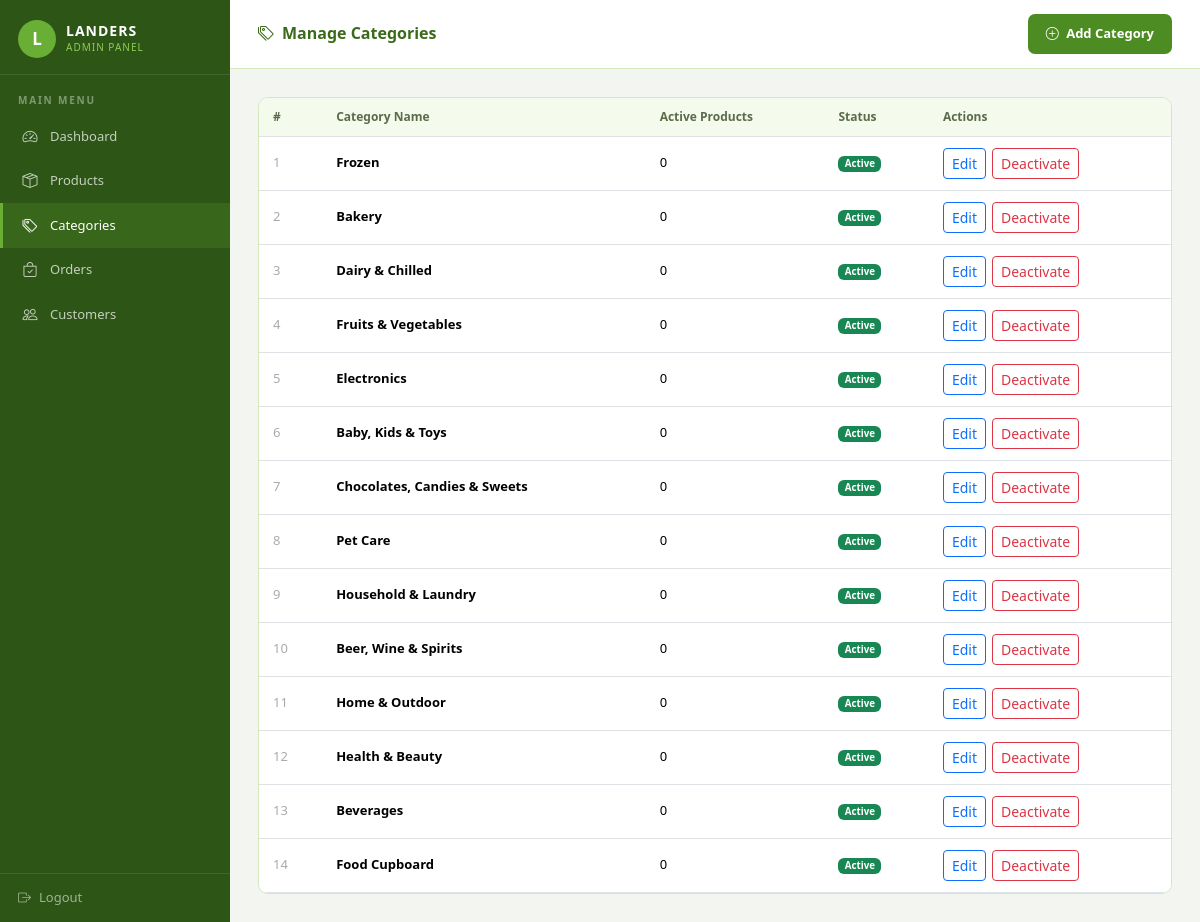
/admin/manage_categories.php (signed in), run on the app's committed database.
### tables this page shows
CREATE TABLE IF NOT EXISTS Categories (
    Cat_Id     INT          NOT NULL AUTO_INCREMENT PRIMARY KEY,
    Cat_Name   VARCHAR(100) NOT NULL,
    Cat_Status ENUM('active','inactive') NOT NULL DEFAULT 'active'
);

### admin/manage_categories.php (the view, shortened to what this page needs)
<?php
require_once '../config/db.php';
$categories = $conn->query("
    SELECT c.*, COUNT(p.Prod_Id) AS prod_count
    FROM Categories c
    LEFT JOIN Products p ON p.Prod_CatId = c.Cat_Id AND p.Prod_Status='active'
    GROUP BY c.Cat_Id ORDER BY c.Cat_Id DESC
");
$currentPage = 'manage_categories.php';
?>
<!DOCTYPE html>
<html lang="en">
<head>
    <link href="https://cdn.jsdelivr.net/npm/bootstrap@5.3.2/dist/css/bootstrap.min.css" rel="stylesheet">
    <link href="https://cdn.jsdelivr.net/npm/bootstrap-icons@1.11.1/font/bootstrap-icons.css" rel="stylesheet">
</head>
<body>
    <aside class="adm-side">
        <div class="adm-logo">
            <div class="circle">L</div>
            <div><span>LANDERS</span><small>ADMIN PANEL</small></div>
        </div>
        <div class="adm-section">Main Menu</div>
        <?php foreach ([
            ['dashboard.php', 'bi-speedometer2', 'Dashboard'],
            ['manage_products.php', 'bi-box-seam', 'Products'],
            ['manage_categories.php', 'bi-tags', 'Categories'],
            ['manage_orders.php', 'bi-bag-check', 'Orders'],
            ['manage_customers.php', 'bi-people', 'Customers'],
        ] as [$h, $i, $l]): ?>
            <a href="/LandersOnline/admin/<?= $h ?>" class="adm-link <?= $currentPage === $h ? 'on' : '' ?>">
                <i class="bi <?= $i ?>"></i> <?= $l ?>
            </a>
        <?php endforeach; ?>
        <div class="adm-footer">
            <a href="/LandersOnline/auth/logout.php"><i class="bi bi-box-arrow-right"></i> Logout</a>
        </div>
    </aside>
    <div class="adm-main">
        <div class="adm-topbar">
            <h5><i class="bi bi-tags me-2"></i>Manage Categories</h5>
            <button class="btn-grn" data-bs-toggle="modal" data-bs-target="#addModal">
                <i class="bi bi-plus-circle me-1"></i> Add Category
            </button>
        </div>
        <div class="adm-content">
            <div class="card-w" style="padding:0;overflow:hidden;">
                <div style="overflow-x:auto;">
                    <table class="table mb-0">
                        <thead>
                            <tr>
                                <th>#</th>
                                <th>Category Name</th>
                                <th>Active Products</th>
                                <th>Status</th>
                                <th>Actions</th>
                            </tr>
                        </thead>
                        <tbody>
                            <?php $i = 1;
                            while ($c = $categories->fetch_assoc()): ?>
                                <tr>
                                    <td style="color:#aaa;"><?= $i++ ?></td>
                                    <td style="font-weight:600;"><?= htmlspecialchars($c['Cat_Name']) ?></td>
                                    <td><?= $c['prod_count'] ?></td>
                                    <td>
                                        <span
                                            class="badge <?= $c['Cat_Status'] === 'active' ? 'bg-success' : 'bg-danger' ?>">
                                            <?= ucfirst($c['Cat_Status']) ?>
                                        </span>
                                    </td>
                                    <td>
                                        <div style="display:flex;gap:6px;">
                                            <button class="btn btn-sm btn-outline-primary" data-bs-toggle="modal"
                                                data-bs-target="#editModal<?= $c['Cat_Id'] ?>">
                                                Edit
                                            </button>
                                            <a href="?toggle=<?= $c['Cat_Id'] ?>"
                                                class="btn btn-sm <?= $c['Cat_Status'] === 'active' ? 'btn-outline-danger' : 'btn-outline-success' ?>"
                                                onclick="return confirm('Change category status?')">
                                                <?= $c['Cat_Status'] === 'active' ? 'Deactivate' : 'Activate' ?>
                                            </a>
                                        </div>
                                    </td>
                                </tr>
                            <?php endwhile; ?>
                        </tbody>
                    </table>
                </div>
            </div>
        </div>
    </div>
</body>
</html>

### admin/manage_categories.php (style rules this page uses)
:root { --gd: #3a6b1a; --gm: #4c8c23; --gl: #6aaf35; --gbg: #f4fbed; --bd: #d4e8bb; --tx: #1a2e0a; --tm: #5a6a4a; }
* { box-sizing: border-box; margin: 0; padding: 0; }
body { font-family: 'Segoe UI', Arial, sans-serif; background: #f3f6f0; display: flex; min-height: 100vh; }
.adm-side { width: 220px; flex-shrink: 0; background: var(--gd); display: flex; flex-direction: column; min-height: 100vh; position: sticky; top: 0; }
.adm-logo { padding: 22px 20px 18px; display: flex; align-items: center; gap: 10px; border-bottom: 1px solid rgba(255, 255, 255, .12); }
.adm-logo .circle { width: 36px; height: 36px; background: var(--gl); border-radius: 50%; display: flex; align-items: center; justify-content: center; font-weight: 900; font-size: 18px; color: #fff; }
.adm-logo span { color: #fff; font-size: 16px; font-weight: 800; letter-spacing: 1px; }
.adm-logo small { color: #a0cc70; font-size: 10px; display: block; letter-spacing: .5px; }
.adm-section { font-size: 10px; font-weight: 700; color: rgba(255, 255, 255, .45); letter-spacing: 1.5px; text-transform: uppercase; padding: 20px 20px 8px; }
.adm-link { display: flex; align-items: center; gap: 10px; padding: 10px 20px; font-size: 13.5px; font-weight: 500; color: rgba(255, 255, 255, .75); text-decoration: none; border-left: 3px solid transparent; transition: all .15s; }
.adm-link:hover, .adm-link.on { background: rgba(255, 255, 255, .08); color: #fff; border-left-color: var(--gl); }
.adm-link i { font-size: 15px; }
.adm-footer { margin-top: auto; padding: 14px 20px; border-top: 1px solid rgba(255, 255, 255, .12); }
.adm-footer a { display: flex; align-items: center; gap: 8px; font-size: 13px; color: rgba(255, 255, 255, .6); text-decoration: none; }
.adm-main { flex: 1; display: flex; flex-direction: column; overflow: auto; }
.adm-topbar { background: #fff; border-bottom: 1px solid var(--bd); padding: 14px 28px; display: flex; align-items: center; justify-content: space-between; position: sticky; top: 0; z-index: 10; }
.adm-topbar h5 { font-weight: 700; color: var(--gd); margin: 0; font-size: 16px; }
.adm-content { padding: 28px; flex: 1; }
.adm-side { width: 230px; flex-shrink: 0; background: #2d5516; display: flex; flex-direction: column; min-height: 100vh; position: sticky; top: 0; }
.adm-logo { padding: 20px 18px 16px; display: flex; align-items: center; gap: 10px; border-bottom: 1px solid rgba(255, 255, 255, .10); }
.adm-logo .circle { width: 38px; height: 38px; background: #6aaf35; border-radius: 50%; display: flex; align-items: center; justify-content: center; font-weight: 900; font-size: 17px; color: #fff; flex-shrink: 0; }
.adm-logo span { color: #fff; font-size: 14px; font-weight: 800; letter-spacing: 1px; display: block; line-height: 1.2; }
.adm-logo small { color: #8fca55; font-size: 10px; display: block; letter-spacing: 1px; text-transform: uppercase; }
.adm-section { font-size: 10px; font-weight: 700; color: rgba(255, 255, 255, .40); letter-spacing: 1.8px; text-transform: uppercase; padding: 18px 18px 6px; }
.adm-link { display: flex; align-items: center; gap: 11px; padding: 11px 18px; font-size: 13px; font-weight: 500; color: rgba(255, 255, 255, .72); text-decoration: none; border-left: 3px solid transparent; transition: all .15s; }
.adm-link:hover, .adm-link.on { background: rgba(106, 175, 53, .18); color: #fff; border-left-color: #6aaf35; }
.adm-link i { font-size: 15px; width: 18px; text-align: center; flex-shrink: 0; }
.adm-footer { margin-top: auto; padding: 14px 18px; border-top: 1px solid rgba(255, 255, 255, .10); }
.adm-footer a { display: flex; align-items: center; gap: 8px; font-size: 13px; color: rgba(255, 255, 255, .55); text-decoration: none; }
.card-w { background: #fff; border: 1px solid var(--bd); border-radius: 10px; padding: 20px; }
.card-w table th { background: var(--gbg); font-size: 12px; font-weight: 700; color: var(--tm); padding: 10px 14px; }
.card-w table td { font-size: 13px; padding: 11px 14px; vertical-align: middle; }
.btn-grn { background: var(--gm); color: #fff; border: none; padding: 10px 18px; border-radius: 7px; font-size: 13px; font-weight: 600; cursor: pointer; }

### data on the page
categories: Cat_Name "Frozen", prod_count "0", Cat_Status "Active", shows "Deactivate"
categories: Cat_Name "Bakery", prod_count "0", Cat_Status "Active", shows "Deactivate"
categories: Cat_Name "Dairy & Chilled", prod_count "0", Cat_Status "Active", shows "Deactivate"
categories: Cat_Name "Fruits & Vegetables", prod_count "0", Cat_Status "Active", shows "Deactivate"
categories: Cat_Name "Electronics", prod_count "0", Cat_Status "Active", shows "Deactivate"
categories: Cat_Name "Baby, Kids & Toys", prod_count "0", Cat_Status "Active", shows "Deactivate"
categories: Cat_Name "Chocolates, Candies & Sweets", prod_count "0", Cat_Status "Active", shows "Deactivate"
categories: Cat_Name "Pet Care", prod_count "0", Cat_Status "Active", shows "Deactivate"
categories: Cat_Name "Household & Laundry", prod_count "0", Cat_Status "Active", shows "Deactivate"
categories: Cat_Name "Beer, Wine & Spirits", prod_count "0", Cat_Status "Active", shows "Deactivate"
categories: Cat_Name "Home & Outdoor", prod_count "0", Cat_Status "Active", shows "Deactivate"
categories: Cat_Name "Health & Beauty", prod_count "0", Cat_Status "Active", shows "Deactivate"
categories: Cat_Name "Beverages", prod_count "0", Cat_Status "Active", shows "Deactivate"
categories: Cat_Name "Food Cupboard", prod_count "0", Cat_Status "Active", shows "Deactivate"

### other printed values
$l "Dashboard"
$l "Products"
$l "Categories"
$l "Orders"
$l "Customers"
